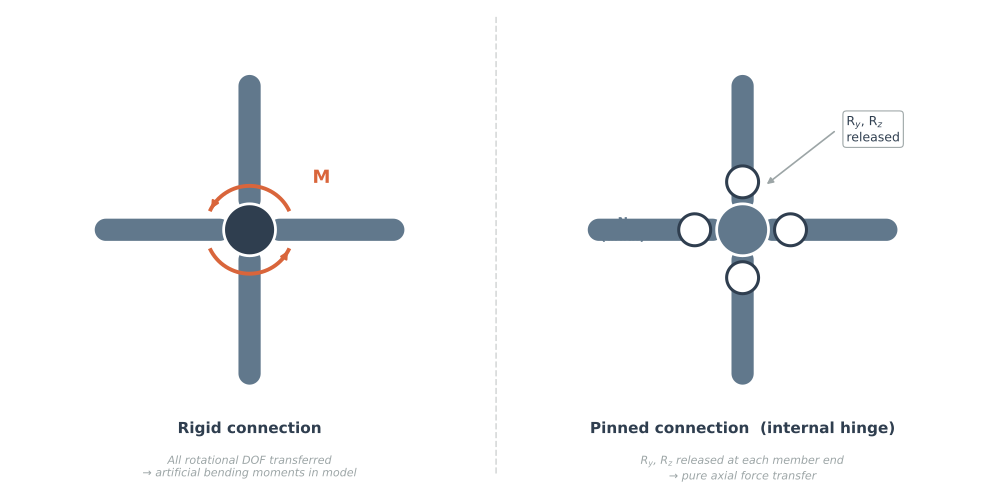

Reproduce this figure in Python.
"""
fig_node_connections.py — Rigid vs pinned node connection for chapter 2.2.

Left:  rigid connection — all DOF transferred, artificial bending moments introduced.
Right: pinned connection (internal hinge) — R_y, R_z released, pure axial transfer.
"""

import matplotlib
matplotlib.use("Agg")
import matplotlib.pyplot as plt
import matplotlib.patches as mpatches
import matplotlib.lines as mlines
import numpy as np
from pathlib import Path

C_NS     = "#61788C"
C_DARK   = "#2F3E4F"
C_ACCENT = "#D9653B"
C_MUTED  = "#9CA5A6"
C_LIGHT  = "#D7D9D9"
BG       = "#FFFFFF"

fig, (ax_l, ax_r) = plt.subplots(1, 2, figsize=(10, 5.2))
fig.patch.set_facecolor(BG)

NODE_R = 0.13
MEM_L  = 0.72
MEM_LW = 16
PIN_R  = 0.08
DIRS   = [(1, 0), (-1, 0), (0, 1), (0, -1)]

for ax in (ax_l, ax_r):
    ax.set_xlim(-1.2, 1.2)
    ax.set_ylim(-1.25, 1.1)
    ax.set_aspect("equal")
    ax.axis("off")
    ax.set_facecolor(BG)

# ---------------------------------------------------------------------------
# Shared: draw four members
# ---------------------------------------------------------------------------
def draw_members(ax):
    for dx, dy in DIRS:
        ax.plot([dx * (NODE_R + 0.02), dx * MEM_L],
                [dy * (NODE_R + 0.02), dy * MEM_L],
                color=C_NS, lw=MEM_LW,
                solid_capstyle="round", zorder=2)

# ---------------------------------------------------------------------------
# LEFT — Rigid connection
# ---------------------------------------------------------------------------
draw_members(ax_l)

# Solid node
ax_l.add_patch(plt.Circle((0, 0), NODE_R,
                           facecolor=C_DARK, edgecolor="white",
                           linewidth=2.0, zorder=5))

# Moment arcs (two arcs, opposite quadrants)
for theta1, theta2 in [(25, 155), (205, 335)]:
    arc = mpatches.Arc((0, 0), 0.44, 0.44, angle=0,
                       theta1=theta1, theta2=theta2,
                       color=C_ACCENT, lw=2.8, zorder=6)
    ax_l.add_patch(arc)
    # Arrowhead at arc end
    t_end  = np.radians(theta2)
    t_prev = np.radians(theta2 - 10)
    r = 0.22
    ax_l.annotate("",
        xy=(r * np.cos(t_end),   r * np.sin(t_end)),
        xytext=(r * np.cos(t_prev), r * np.sin(t_prev)),
        arrowprops=dict(arrowstyle="-|>", color=C_ACCENT,
                        lw=1.5, mutation_scale=11),
        zorder=7)

# "M" label
ax_l.text(0.36, 0.26, "M", ha="center", va="center",
          fontsize=13, fontweight="bold", color=C_ACCENT, zorder=7)

# Panel labels
ax_l.text(0, -0.96, "Rigid connection",
          ha="center", va="top", fontsize=11,
          fontweight="bold", color=C_DARK)
ax_l.text(0, -1.13,
          "All rotational DOF transferred\n→ artificial bending moments in model",
          ha="center", va="top", fontsize=8, color=C_MUTED, style="italic")

# ---------------------------------------------------------------------------
# RIGHT — Pinned connection
# ---------------------------------------------------------------------------
draw_members(ax_r)

# Node (lighter to distinguish from rigid)
ax_r.add_patch(plt.Circle((0, 0), NODE_R,
                           facecolor=C_NS, edgecolor="white",
                           linewidth=2.0, zorder=5))

# Pin release circles at member–node junctions
for dx, dy in DIRS:
    px = dx * (NODE_R + PIN_R + 0.03)
    py = dy * (NODE_R + PIN_R + 0.03)
    ax_r.add_patch(plt.Circle((px, py), PIN_R,
                               facecolor=BG, edgecolor=C_DARK,
                               linewidth=2.2, zorder=6))

# DOF annotation
ax_r.text(0.52, 0.50,
          "R$_y$, R$_z$\nreleased",
          ha="left", va="center", fontsize=9, color=C_DARK,
          bbox=dict(boxstyle="round,pad=0.28", fc=BG, ec=C_MUTED, lw=0.8),
          zorder=7)
ax_r.annotate("",
    xy=(PIN_R + 0.03, NODE_R + PIN_R + 0.01),
    xytext=(0.47, 0.50),
    arrowprops=dict(arrowstyle="-|>", color=C_MUTED,
                    lw=1.2, mutation_scale=9),
    zorder=6)

# "Axial only" annotation
ax_r.text(-0.60, 0.0,
          "N\n(axial)",
          ha="center", va="center", fontsize=9,
          color=C_NS, fontweight="bold", zorder=6)
ax_r.annotate("",
    xy=(-MEM_L + 0.08, 0),
    xytext=(-0.48, 0),
    arrowprops=dict(arrowstyle="-|>", color=C_NS,
                    lw=1.4, mutation_scale=10),
    zorder=6)

# Panel labels
ax_r.text(0, -0.96, "Pinned connection  (internal hinge)",
          ha="center", va="top", fontsize=11,
          fontweight="bold", color=C_DARK)
ax_r.text(0, -1.13,
          "R$_y$, R$_z$ released at each member end\n→ pure axial force transfer",
          ha="center", va="top", fontsize=8, color=C_MUTED, style="italic")

# ---------------------------------------------------------------------------
# Divider between panels
# ---------------------------------------------------------------------------
fig.add_artist(mlines.Line2D([0.5, 0.5], [0.06, 0.94],
                             transform=fig.transFigure,
                             color=C_LIGHT, lw=1.2, ls="--"))

# ---------------------------------------------------------------------------
# Caption
# ---------------------------------------------------------------------------
plt.tight_layout(pad=1.0)

out_dir = Path(__file__).resolve().parent
for fmt in ["pdf", "png"]:
    out = out_dir / f"fig_node_connections.{fmt}"
    plt.savefig(out, dpi=300, bbox_inches="tight", facecolor=BG)
    print(f"Saved: {out}")

plt.close()
